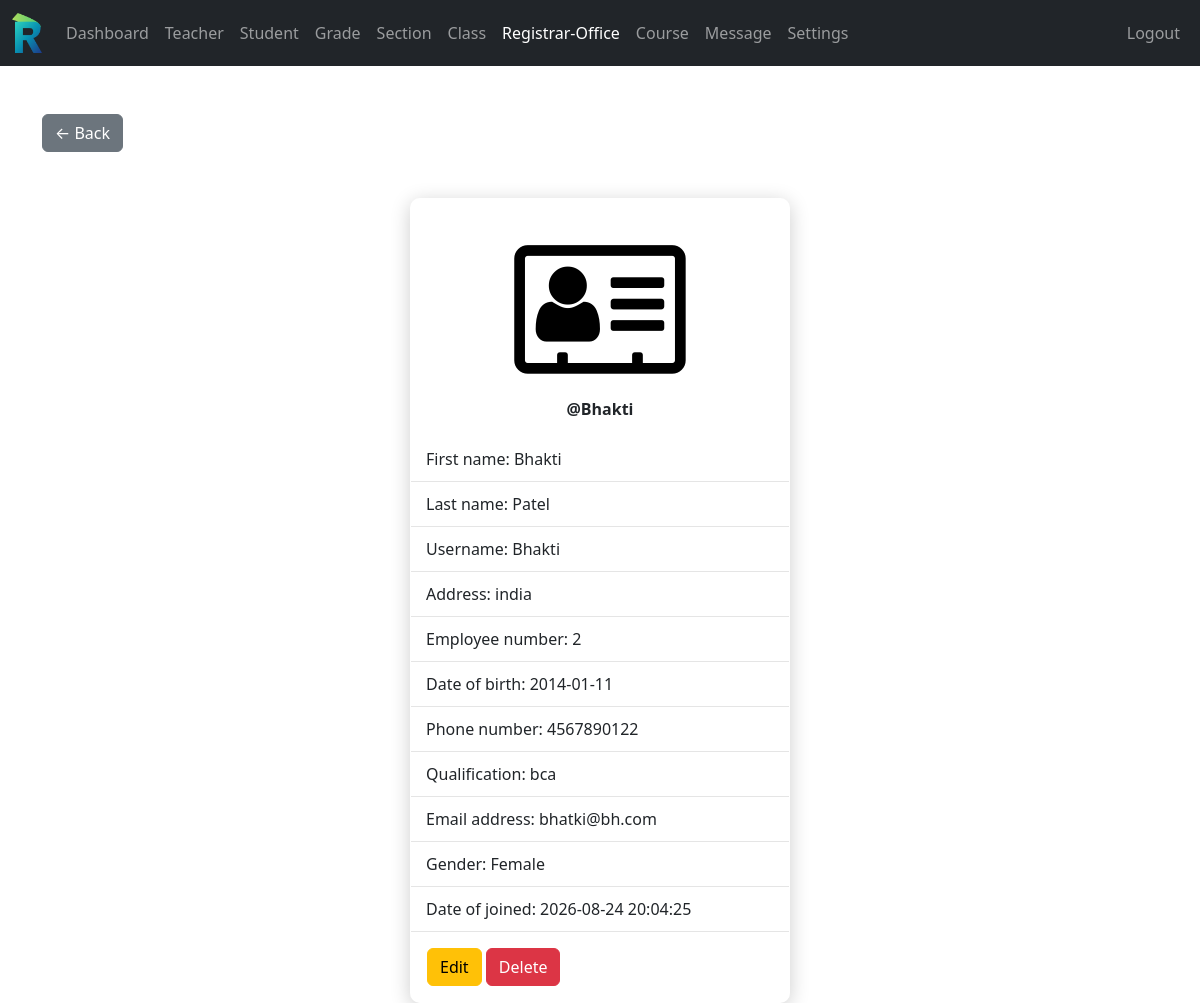
The app's page /admin/registrar_office_view.php?r_user_id=2 (signed in) with its own data.
### tables this page shows
CREATE TABLE `registrar_office` (
  `r_user_id` int(11) NOT NULL,
  `username` varchar(127) NOT NULL,
  `password` varchar(255) NOT NULL,
  `fname` varchar(31) NOT NULL,
  `lname` varchar(31) NOT NULL,
  `address` varchar(31) NOT NULL,
  `employee_number` int(11) NOT NULL,
  `date_of_birth` date NOT NULL,
  `phone_number` varchar(31) NOT NULL,
  `qualification` varchar(31) NOT NULL,
  `gender` varchar(7) NOT NULL,
  `email_address` varchar(255) NOT NULL,
  `date_of_joined` datetime NOT NULL DEFAULT current_timestamp()
);

### data/registrar_office.php (called while the page is built, shortened)
<?php
function getR_usersById($r_user_id, $conn){
    $sql = "SELECT * FROM registrar_office WHERE r_user_id=?";
    $stmt = $conn->prepare($sql);
    $stmt->execute([$r_user_id]);
    if ($stmt->rowCount() == 1) {
        return $stmt->fetch();
    } else {
        return 0;
    }
}

### admin/registrar_office_view.php (the view, shortened to what this page needs)
<?php
if (isset($_SESSION['admin_id']) &&
    isset($_SESSION['role'])) {
    if ($_SESSION['role'] == 'Admin') {
        include "../DB_connection.php";
        include "../data/registrar_office.php";
        $r_user_id = $_GET['r_user_id'];
        $teacher   = getR_usersById($r_user_id, $conn);
?>
<!DOCTYPE html>
<html lang="en">
<head>
    <link rel="stylesheet" href="https://cdn.jsdelivr.net/npm/bootstrap@5.3.8/dist/css/bootstrap.min.css">
    <link rel="stylesheet" href="/school-management/style.css">
    <link rel="stylesheet" href="https://cdnjs.cloudflare.com/ajax/libs/font-awesome/4.7.0/css/font-awesome.min.css">
</head>
<body>
    <?php include "../inc/navbar.php"; ?>
    <div class="container mt-5">
        <a href="registrar-Office.php" class="btn btn-secondary mb-3">&larr; Back</a>
        <div class="card profile-card">
            <div class="teacher-avatar-box">
                <i class="fa fa-address-card-o" aria-hidden="true"></i>
            </div>
            <div class="text-center mt-2 mb-3">
                <span class="fw-bold">@<?= htmlspecialchars($teacher['username'] ?? '') ?></span>
            </div>
            <div class="card-body p-0">
                <div class="detail-row">First name: <?= htmlspecialchars($teacher['fname'] ?? '') ?></div>
                <div class="detail-row">Last name: <?= htmlspecialchars($teacher['lname'] ?? '') ?></div>
                <div class="detail-row">Username: <?= htmlspecialchars($teacher['username'] ?? '') ?></div>
                <div class="detail-row">Address: <?= htmlspecialchars($teacher['address'] ?? '') ?></div>
                <div class="detail-row">Employee number: <?= htmlspecialchars($teacher['employee_number'] ?? '') ?></div>
                <div class="detail-row">Date of birth: <?= htmlspecialchars($teacher['date_of_birth'] ?? '') ?></div>
                <div class="detail-row">Phone number: <?= htmlspecialchars($teacher['phone_number'] ?? '') ?></div>
                <div class="detail-row">Qualification: <?= htmlspecialchars($teacher['qualification'] ?? '') ?></div>
                <div class="detail-row">Email address: <?= htmlspecialchars($teacher['email_address'] ?? '') ?></div>
                <div class="detail-row">Gender: <?= htmlspecialchars($teacher['gender'] ?? '') ?></div>
                <div class="detail-row">Date of joined: <?= htmlspecialchars($teacher['date_of_joined'] ?? '') ?></div>
                <div class="p-3">
                    <a href="registrar-office-edit.php?r_user_id=<?= urlencode($teacher['r_user_id']) ?>" class="btn btn-warning">Edit</a>
                    <a href="registrar-office-delete.php?r_user_id=<?= urlencode($teacher['r_user_id']) ?>"
                       class="btn btn-danger"
                       onclick="return confirm('Are you sure you want to delete this user?');">Delete</a>
                </div>
            </div>
        </div>
    </div>
</body>
</html>
<?php
    } else {
        header("Location: ../login.php");
        exit;
    }
} else {
    header("Location: ../login.php");
    exit;
}
?>

### style.css (style rules this page uses)
html { scroll-behavior: smooth; }
html, body { margin: 0; padding: 0; height: 100%; }
.card { background: rgba(255, 255, 255, 0.15) !important; backdrop-filter: blur(12px); -webkit-backdrop-filter: blur(12px); border: 1px solid rgba(255, 255, 255, 0.2) !important; }
.profile-card { max-width: 320px; width: 90%; background: rgba(255, 255, 255, 0.9); border-radius: 10px; box-shadow: 0 4px 20px rgba(0, 0, 0, 0.2); }

### admin/registrar_office_view.php (style rules this page uses)
.teacher-avatar-box { width: 180px; height: 160px; margin: 30px auto 0; background-color: #ffffff; display: flex; align-items: center; justify-content: center; }
.teacher-avatar-box i { font-size: 150px; color: #000000; }
.detail-row { padding: 10px 15px; border-bottom: 1px solid #e5e5e5; }
.profile-card { max-width: 380px; margin: 30px auto 0; }

### records on screen
registrar_office: username "Bhakti", fname "Bhakti", lname "Patel", address "india", employee_number "2", date_of_birth "2014-01-11", phone_number "4567890122", qualification "bca", email_address "bhatki@bh.com", gender "Female", date_of_joined "2026-08-24 20:04:25"
